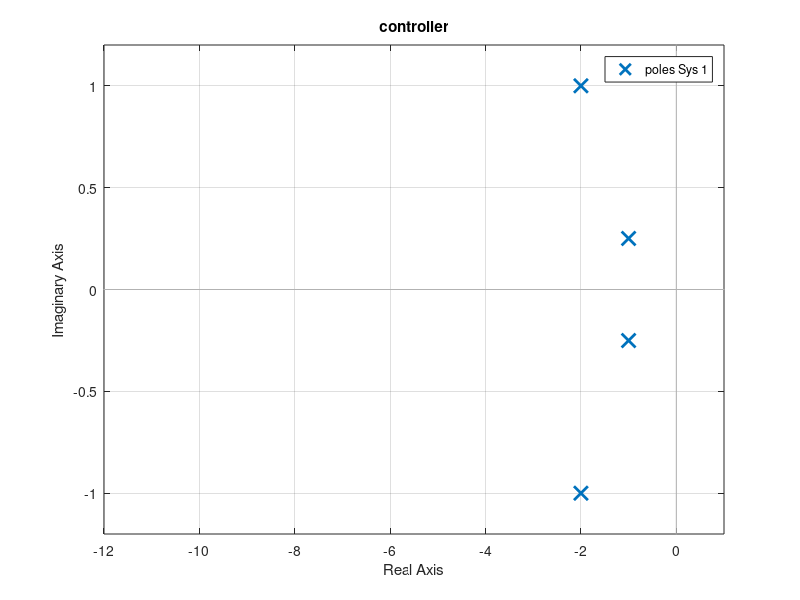
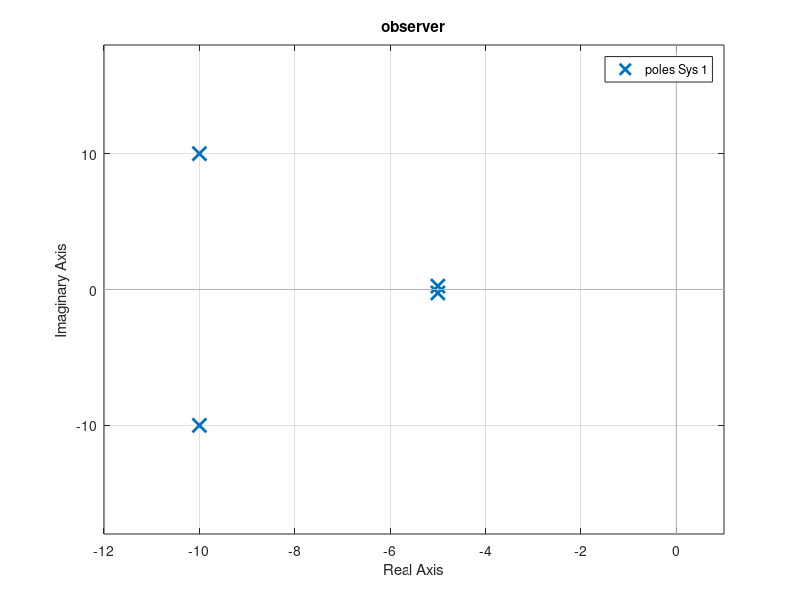

Source code (MATLAB) for these figures, in order:

clear;
clc;
close all;

%% EOMs

% plant params (physical values)
g = 9.81;  % gravity [m/s^2]
cM = 5;    % Cart mass [kg]
pL = 0.25;  % pendulum length [m]
pm = 1;     % pendulum mass [kg]

% model params -- slightly off to account for non-perfect characterization
cM_model = cM+0.2;
pL_model = pL-0.1; 
pm_model = pm-0.15; 

A = [0                      0                           1	0
     0                      0                           0	1
     0           (-pm_model*g)/cM_model                 0	0
     0	((cM_model+pm_model)*g)/(cM_model*pL_model) 	0	0];
B = [0                          0;
     0                          0;
     1/cM_model                 -1/cM_model;
     -1/(cM_model*pL_model)     (cM_model+pm_model)/(cM_model*pm_model*pL_model)];
C = [1  0  0  0
     0  1  0  0];
D = 0;
sys = ss(A,B,C,D);
fprintf('\nControllability:\n\trank(ctrb(sys))=%d\n',rank(ctrb(sys)));


%% Initial values

theta_init = 0.2;   % initial pendulum angle [rad]
dTheta_init = 2.0;  % initial pendulum angular velocity [rad/s]


%% Sensors

dt = 1/1000;  % sample time [sec]
encRez=12;    % encoder resolution [bits]
fcutDeriv = 10;  % cutoff frequency for derivative filter [Hz]


%% Controller

% use pole placement to determine K
p1 = -2 + 1i;
p2 = -2 - 1i;
p3 = -1.0000 + 0.2506i;
p4 = -1.0000 - 0.2506i;
K = place(A,B,[p1 p2 p3 p4]);

figure;
    pzmap(ss(A-B*K,B,C,D)); title('controller');
    xlim([-12 1]);

%% Observer

fprintf('\nObservability:\n\trank(obsv(sys))=%d\n',rank(obsv(sys)));

% use pole placement to determine L
p1 = -10 + 10i;
p2 = -10 - 10i;
p3 = -5.0000 + 0.2506i;
p4 = -5.0000 - 0.2506i;
L=(place(A',C',[p1 p2 p3 p4]))';

figure;
    pzmap(ss(A-L*C,B,C,D)); title('observer');
    xlim([-12 1]);
